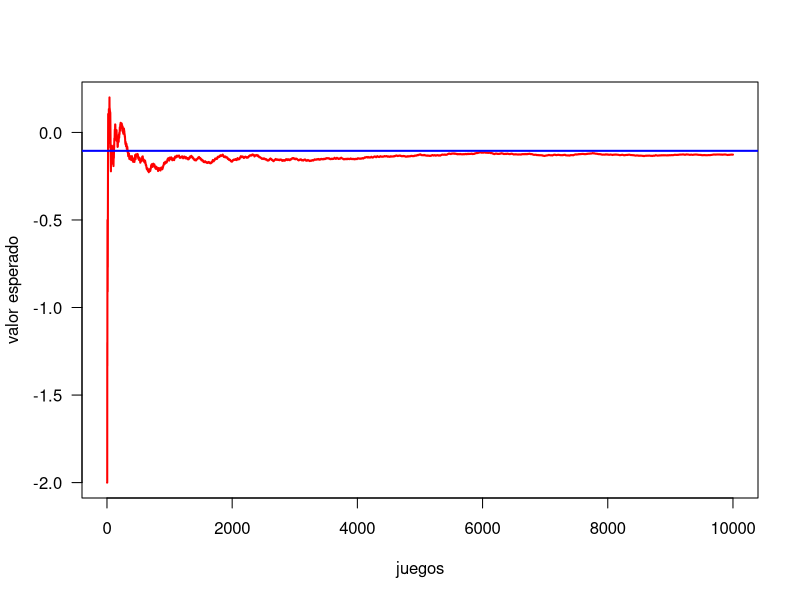
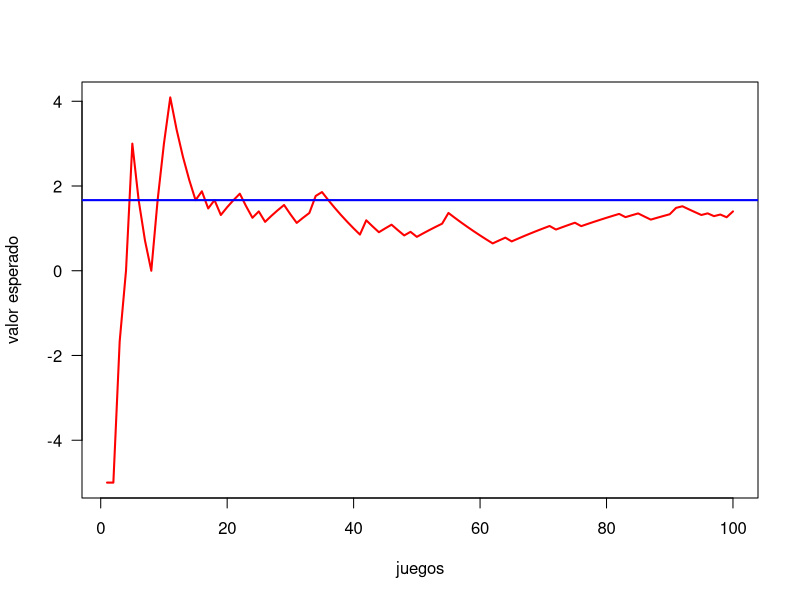
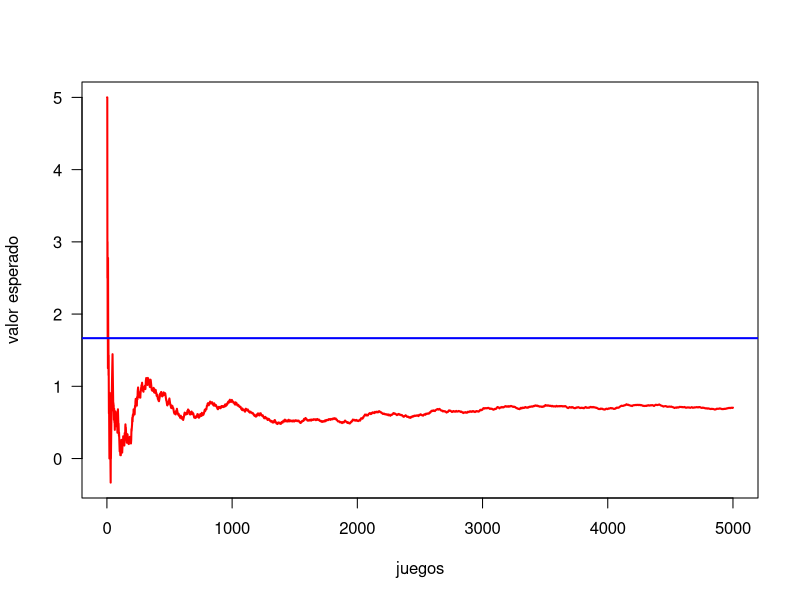
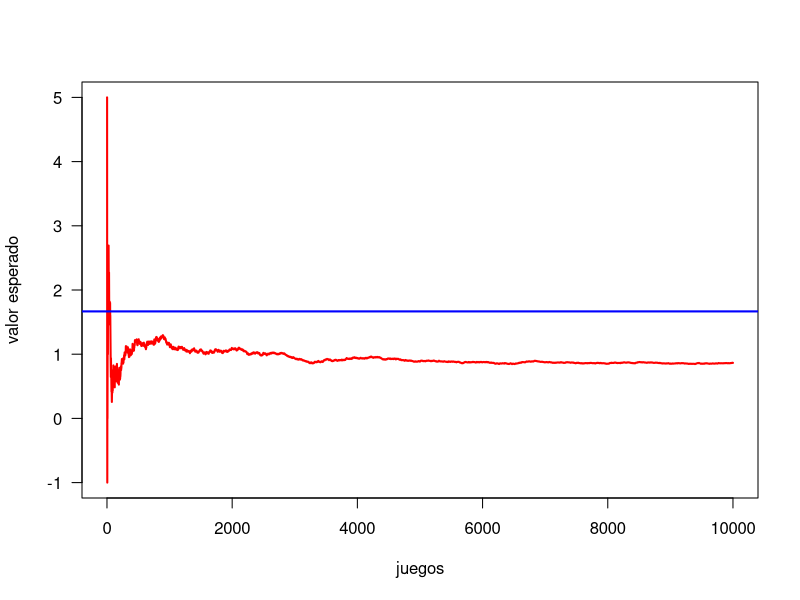

These figures' R source, in order:
## ---- chunk 1
n=10000
xs = numeric(n)
ruleta = 1:38
for (i in 1:n){
  xs[i] = if( sample(ruleta,1)<=18 ) 2 else -2
 }
mean(xs)
var(xs)
## ---- chunk 2
plot(1:n, cumsum(xs)/1:n, type="l", lwd=2, col="red", las=1, ylab = "valor esperado", xlab = "juegos")
abline(h=-4/38, col="blue", lwd=2)
## ---- chunk 3
n=100
xs = numeric(n)
dado = 1:6
for (i in 1:n){
  xs[i] = if( sample(dado,1) <= 3 ) -5 else if  (sample(dado,1) == 6) 15 else 5
 }
mean(xs)
var(xs)
## ---- chunk 4
plot(1:n, cumsum(xs)/1:n, type="l", lwd=2, col="red", las=1, ylab = "valor esperado", xlab = "juegos")
abline(h=5/3, col="blue", lwd=2)
## ---- chunk 5
n=5000
xs = numeric(n)
dado = 1:6
for (i in 1:n){
  xs[i] = if( sample(dado,1) <= 3 ) -5 else if  (sample(dado,1) == 6) 15 else 5
 }
mean(xs)
var(xs)
## ---- chunk 6
plot(1:n, cumsum(xs)/1:n, type="l", lwd=2, col="red", las=1, ylab = "valor esperado", xlab = "juegos")
abline(h=5/3, col="blue", lwd=2)
## ---- chunk 7
n=10000
xs = numeric(n)
dado = 1:6
for (i in 1:n){
  xs[i] = if( sample(dado,1) <= 3 ) -5 else if  (sample(dado,1) == 6) 15 else 5
 }
mean(xs)
var(xs)
## ---- chunk 8
plot(1:n, cumsum(xs)/1:n, type="l", lwd=2, col="red", las=1, ylab = "valor esperado", xlab = "juegos")
abline(h=5/3, col="blue", lwd=2)
